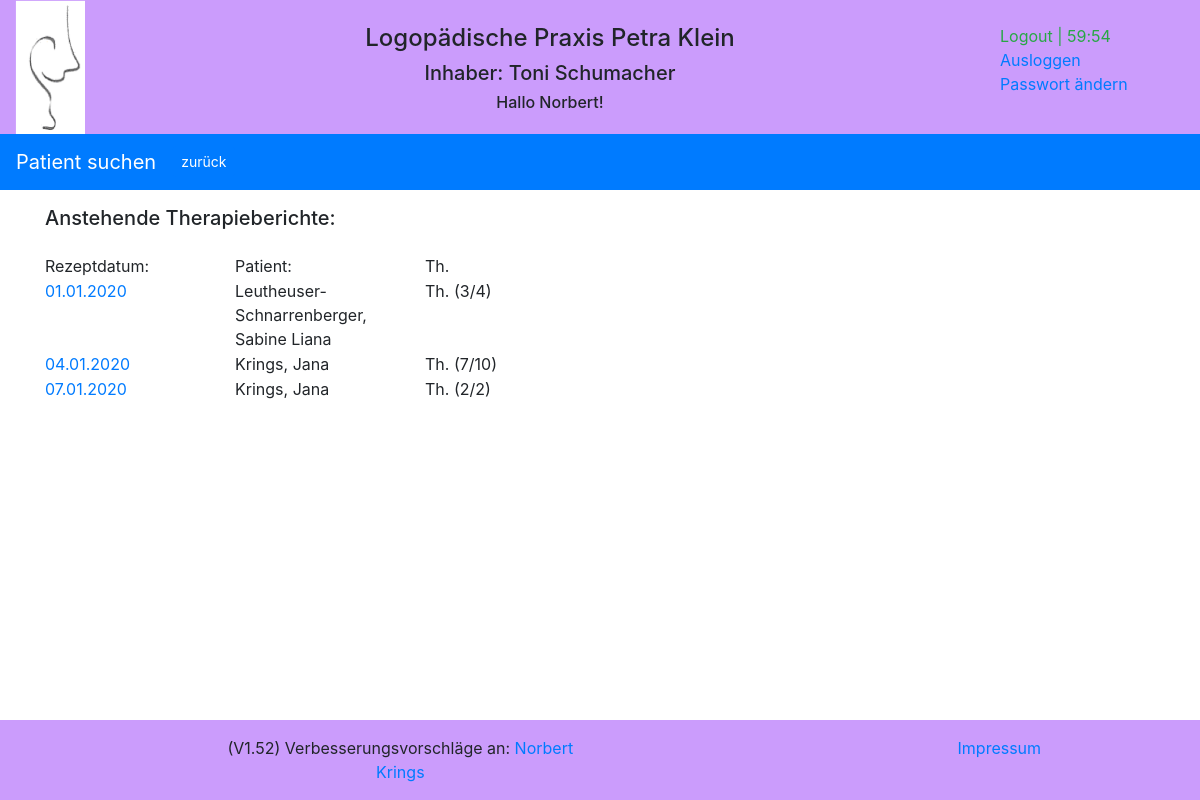
/reports/open_reports/ (signed in), run on the app's committed database.
### reports/models.py (models this page shows, shortened)
class Therapy(models.Model):
    recipe_date = models.DateField(auto_now=False, auto_now_add=False)
    therapy_regulation_amount = models.IntegerField(blank=True, null=True)
    therapy_duration = models.CharField(max_length=10, default='')
    therapy_frequence = models.CharField(max_length=5, default='')
    therapy_rid_of = models.BooleanField(default=False, null=True)
    therapy_report_no_yes = models.BooleanField(default=True, null=True)
    therapy_homevisit_no_yes = models.BooleanField(default=False, null=True)
    therapy_indication_key = models.CharField(max_length=10, default='')
    therapy_icd_cod = models.CharField(max_length=10, default='')
    therapy_doctor = models.ForeignKey(Doctor, on_delete=models.CASCADE, default='')
    patients = models.ForeignKey(Patient, on_delete=models.CASCADE, default='')
    therapists = models.ForeignKey(Therapist, on_delete=models.CASCADE, default='', null=True)

class Patient(models.Model):
    GENDER = (
        ('1', 'weiblich'),
        ('2', 'männlich'),
    )
    pa_first_name = models.CharField(max_length=50)
    pa_last_name = models.CharField(max_length=50)
    pa_street = models.CharField(max_length=100)
    pa_zip_code = models.CharField(max_length=10, default='')
    pa_city = models.CharField(max_length=255)
    pa_phone = models.CharField(max_length=100, blank=True, default='', null=True)
    pa_cell_phone = models.CharField(max_length=100, blank=True, default='', null=True)
    pa_cell_phone_add1 = models.CharField(max_length=100, blank=True, default='', null=True)
    pa_cell_phone_add2 = models.CharField(max_length=100, blank=True, default='', null=True)
    pa_date_of_birth = models.DateField(default='1900-01-01')
    pa_gender = models.CharField(max_length=1, choices=GENDER, default='1')
    pa_attention = models.CharField(max_length=100, blank=True, default='')
    pa_allergy = models.CharField(max_length=100, blank=True, default='')
    pa_note = models.CharField(max_length=255, blank=True, default='')
    pa_active_no_yes = models.BooleanField(default=True, null=True)
    class Meta:
        constraints = [
            models.UniqueConstraint(fields=['pa_first_name', 'pa_last_name', 'pa_date_of_birth'], name='unique pa_name'),
        ]

### reports/views.py (the view)
# urls.py: path('open_reports/', views.open_reports, name='open_reports'),
def open_reports(request):
    request.session.set_expiry(settings.SESSION_EXPIRE_SECONDS)
    therapist_value = Therapist.objects.filter(tp_user_logopakt=str(request.user))
    if therapist_value:
        therapy_list = Therapy.objects.filter(therapists=therapist_value[0].id,
                                              therapy_report_no_yes=True).order_by('recipe_date')
    else:
        therapy_list = Therapy.objects.filter(therapy_report_no_yes=True).order_by('recipe_date')
    reports_list = []
    for tp_item in therapy_list:
        report_date_value = ''
        process_report_value = Process_report.objects.filter(therapy=tp_item.id)
        process_report_value_count = process_report_value.count()
        tp_item.prvc = process_report_value_count
        quotient = process_report_value_count / int(tp_item.therapy_regulation_amount)
        if quotient > 0.6:
            therapy_report_result = Therapy_report.objects.filter(therapy_id=tp_item.id)
            try:
                report_date_value = therapy_report_result[0].report_date
            except:
                logger.debug("Try Exception")
            if not report_date_value:
                patient_value = Patient.objects.filter(id=tp_item.patients.id)
                tp_item.pa_last_name = patient_value[0].pa_last_name
                tp_item.pa_first_name = patient_value[0].pa_first_name
                reports_list.append(tp_item)
        logger.debug('verordnet: ' + str(tp_item.therapy_regulation_amount) +
                    ' ;Therapien: ' + str(process_report_value_count) +
                    ' Quotient: ' + str(quotient) +
                    ' report_date_value: ' + str(report_date_value))
    logger.debug('Open_Reports wurde geladen')
    return render(request, 'reports/open_reports.html', {'reports': reports_list})

### reports/templates/reports/open_reports.html (shortened to what this page needs)
{% extends "base.html" %}
{% block extrahead %}
    {% load static %}
    <link rel="stylesheet" href="{% static 'reports/style_e2.css' %}">
{% endblock %}
{% block nav %}
<nav class="navbar navbar-expand-sm bg-primary navbar-dark">
  <a class="navbar-brand" href="{% url 'reports:index' %}" >Patient suchen</a>
  <div class="collapse navbar-collapse" id="collapsibleNavbar">
    <ul class="navbar-nav">
        <li class="nav-item">
          <a class="btn btn-primary btn-sm" href="{% url 'reports:index' %}" role="button">zurück</a>
        </li>
    </ul>
  </div>
</nav>
{% endblock %}
{% block content %}
<content>
    <div class="container">
           <div class="form-group row">
               <div class="col-sm-4">
                   <h5>Anstehende Therapieberichte:</h5>
               </div>
           </div>
            <div class="row">
                <div class="col-sm-2">Rezeptdatum:</div>
                <div class="col-sm-2">Patient: </div>
                <div class="col-sm-2">Th.</div>
                <div class="col-sm-7"> </div>
            </div>
            {% for tp in reports %}
            <div class="row">
                <div class="col-sm-2">
                    <a href="/reports/therapy/{{ tp.id }}/">{{ tp.recipe_date | date:"d.m.Y"}}</a>
                </div>
                <div class="col-sm-2">{{ tp.pa_last_name }}, {{ tp.pa_first_name }} </div>
                <div class="col-sm-2">Th. ({{ tp.prvc }}/{{ tp.therapy_regulation_amount }}) </div>
                <div class="col-sm-7"> </div>
            </div>
            {% endfor %}
    </div>
</content>
{% endblock %}

### reports/templates/header.html (shortened to what this page needs)
    {% load static %}
    <div class="container-fluid text-center header">
        <div class="row" >
            <div class="col-sm-1 d-none d-md-block">
                <img src="{% static 'reports/images/logopaedie.png' %}" width=70px margin="0" alt="Logopädie">
            </div>
            <div class="col-sm-9">
                <div class="row">
                    <div class="col-sm">
                    </div>
                </div>
                <div class="row">
                    <div class="col-sm">
                        <h4>Logopädische Praxis Petra Klein</h4>
                    </div>
                </div>
                <div class="row" >
                    <div class="col-sm d-none d-md-block">
                        <h5>Inhaber: Toni Schumacher</h5>
                    </div>
                </div>
                <div class="row">
                    <div class="col-sm d-none d-md-block">
                        <h6>{% if user.is_authenticated %} Hallo {{ user.first_name }}! {% endif %}</h6>
                    </div>
                </div>
            </div>
            <div class="col-sm-2 d-none d-md-block">
                <div class="row">&nbsp;</div>
                {% if user.is_authenticated %}
                <div class="row">
                    <div class="text-success">Logout |&nbsp;</div><div id="minutes" class="text-success">30</div><div class="text-success">:</div><div id="seconds" class="text-success">00</div>
                </div>
                <div class="row"><a href="{% url 'logout' %}">Ausloggen</a></div>
                <div class="row"><a href="{% url 'password_change' %}">Passwort ändern</a></div>
                {% endif %}
            </div>
        </div>
    </div>

### reports/static/reports/logopaedie.css (style rules this page uses)
.header { background-color: #cb9cfc; }

### reports/static/reports/style_e2.css (style rules this page uses)
body { grid-template-columns: 175px 4fr; }
content { grid-column: 2 / 5; grid-row: 2 / 4; }

### data on the page
Therapy: recipe_date "01.01.2020", pa_last_name "Leutheuser-Schnarrenberger", pa_first_name "Sabine Liana", prvc "3", therapy_regulation_amount "4"
Therapy: recipe_date "04.01.2020", pa_last_name "Krings", pa_first_name "Jana", prvc "7", therapy_regulation_amount "10"
Therapy: recipe_date "07.01.2020", pa_last_name "Krings", pa_first_name "Jana", prvc "2", therapy_regulation_amount "2"

### other printed values
{{ user.first_name }} "Norbert"
